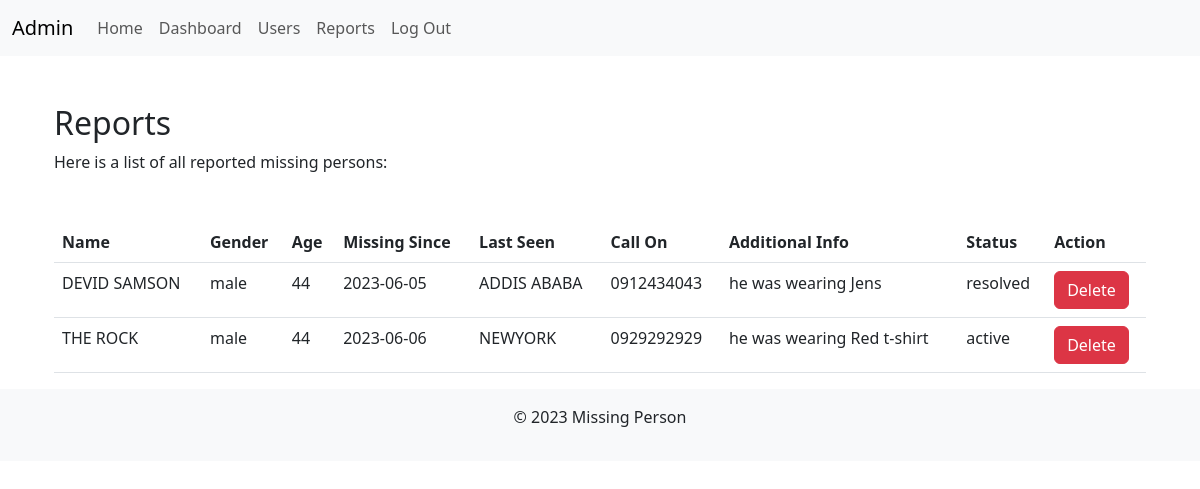
/admin/reports (signed in), run on an earlier commit of the app's database.
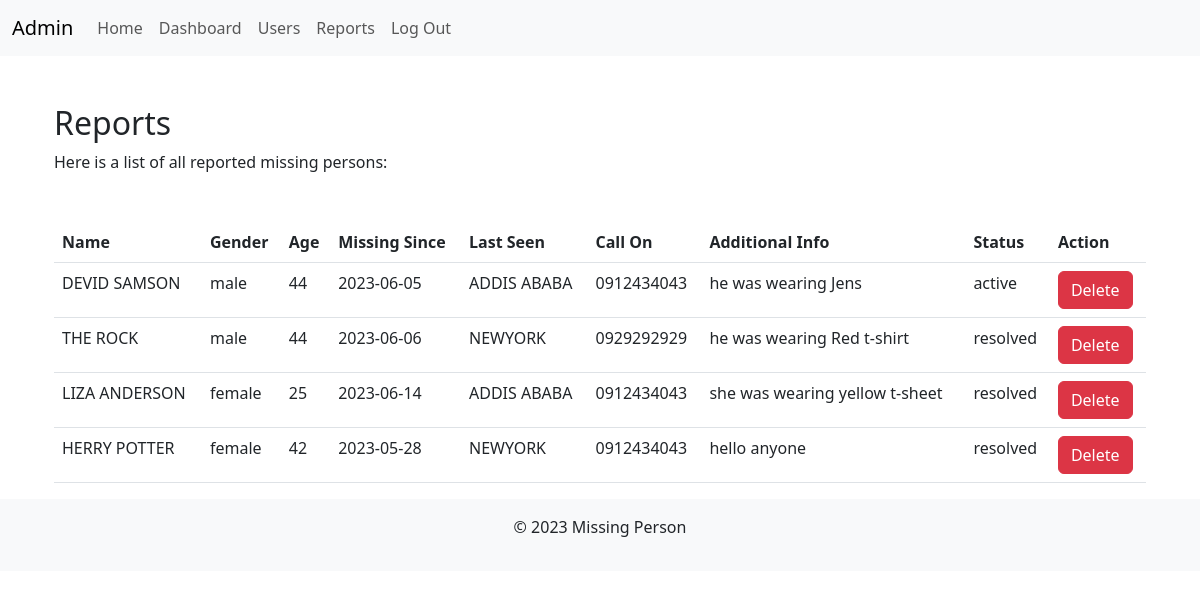
And on a later commit of the database.
### tables this page shows
CREATE TABLE post (
  id INTEGER PRIMARY KEY AUTOINCREMENT,
  finder_id INTEGER NOT NULL,
  created TIMESTAMP NOT NULL DEFAULT CURRENT_TIMESTAMP,
  missed_name TEXT NOT NULL,
  since TEXT NOT NULL,
  missing_from TEXT NOT NULL,
  gender TEXT NOT NULL,
  age TEXT NOT NULL,
  call_on TEXT NOT NULL,
  additional_info TEXT NOT NULL,
  photo_url TEXT NOT NULL,
  status TEXT NOT NULL DEFAULT 'active',
  FOREIGN KEY (finder_id) REFERENCES user (id)
);

### missing/admin.py (the view)
@bp.route('/reports')
@login_required_role(1)  # '1' is the role_id for the admin role
def reports():
    db = get_db()
    reports = db.execute('SELECT * FROM post').fetchall()
    return render_template('admin/reports.html', reports=reports)

### missing/auth.py (called while the page is built)
def login_required_role(role_id):
    def decorator(f):
        @functools.wraps(f)
        def wrapped_view(*args, **kwargs):
            if g.user is None:
                return redirect(url_for('auth.login'))
            if g.user['role_id'] != role_id:
                return redirect(url_for('auth.unauthorized'))
            return f(*args, **kwargs)
        return wrapped_view
    return decorator

@bp.before_app_request
def load_logged_in_user():
    user_id = session.get('user_id')
    if user_id is None:
        g.user = None
    else:
        db = get_db()
        g.user = db.execute(
            'SELECT * FROM user WHERE id = ?', (user_id,)
        ).fetchone()

### missing/db.py (called while the page is built)
def get_db():
    if 'db' not in g:
        g.db = sqlite3.connect(
            current_app.config['DATABASE'],
            detect_types=sqlite3.PARSE_DECLTYPES
        )
        g.db.row_factory = sqlite3.Row
    return g.db

### missing/templates/admin/reports.html (shortened to what this page needs)
{% extends "admin/layout.html" %}
{% block content %}
  <div class="container mt-5">
    <h2>Reports</h2>
    <p>Here is a list of all reported missing persons:</p>
    <div class="table-responsive mt-5">
      <table class="table">
        <thead>
          <tr>
            <th>Name</th>
            <th>Gender</th>
            <th>Age</th>
            <th>Missing Since</th>
            <th>Last Seen</th>
            <th>Call On</th>
            <th>Additional Info</th>
            <th>Status</th>
            <th>Action</th>
          </tr>
        </thead>
        <tbody>
          {% for post in reports %}
            <tr>
              <td>{{ post['missed_name'] }}</td>
              <td>{{ post['gender'] }}</td>
              <td>{{ post['age'] }}</td>
              <td>{{ post['since'] }}</td>
              <td>{{ post['missing_from'] }}</td>
              <td>{{ post['call_on'] }}</td>
              <td>{{ post['additional_info']}}</td>
              <td>{{ post['status'] }}</td>
              <td>
                <form action="{{ url_for('blog.delete', id=post.id) }}" method="post" onsubmit="return confirm('Are you sure?');">
                  <button class="btn btn-danger" type="submit">Delete</button>
              </form>
              </td>
            </tr>
          {% endfor %}
        </tbody>
      </table>
    </div>
  </div>
{% endblock %}

### missing/templates/admin/layout.html (shortened to what this page needs)
<!doctype html>
<html>
  <head>
    <link rel="stylesheet" href="{{ url_for('static', filename='css/style.css') }}">
    <link rel="stylesheet" href="https://cdnjs.cloudflare.com/ajax/libs/bootstrap/5.3.0/css/bootstrap.min.css">
  </head>
  <body>
    <nav class="navbar navbar-expand-lg navbar-light bg-light">
      <div class="container-fluid">
        <a class="navbar-brand" href="#">Admin</a>
        <div class="collapse navbar-collapse" id="navbarNav">
          <ul class="navbar-nav">
            {% if g.user %}
               <li class="nav-item"><a class="nav-link" href="{{ url_for('index') }}">Home</a></li>
              <li class="nav-item"><a class="nav-link" href="{{ url_for('admin.dashboard') }}">Dashboard</a></li>
              <li class="nav-item"><a class="nav-link" href="{{ url_for('admin.users') }}">Users</a></li>
              <li class="nav-item"><a class="nav-link" href="{{ url_for('admin.reports') }}">Reports</a></li>
              <li class="nav-item"><a class="nav-link" href="{{ url_for('auth.logout') }}">Log Out</a></li>
            {% endif %}
          </ul>
        </div>
      </div>
    </nav>
    <div class="container mt-5">
      <section class="content">
        {% block content %}{% endblock %}
      </section>
    </div>
    <footer class="text-center bg-light py-3">
      <p>&copy; 2023 Missing Person</p>
    </footer>
  </body>
</html>

What changed in the data, as far as the page shows it:
changed post "DEVID SAMSON": status "resolved" → "active"
changed post "THE ROCK": status "active" → "resolved"
added post: missed_name "LIZA ANDERSON", gender "female", age "25", since "2023-06-14", missing_from "ADDIS ABABA", call_on "0912434043", additional_info "she was wearing yellow t-sheet", status "resolved"
added post: missed_name "HERRY POTTER", gender "female", age "42", since "2023-05-28", missing_from "NEWYORK", call_on "0912434043", additional_info "hello anyone", status "resolved"
